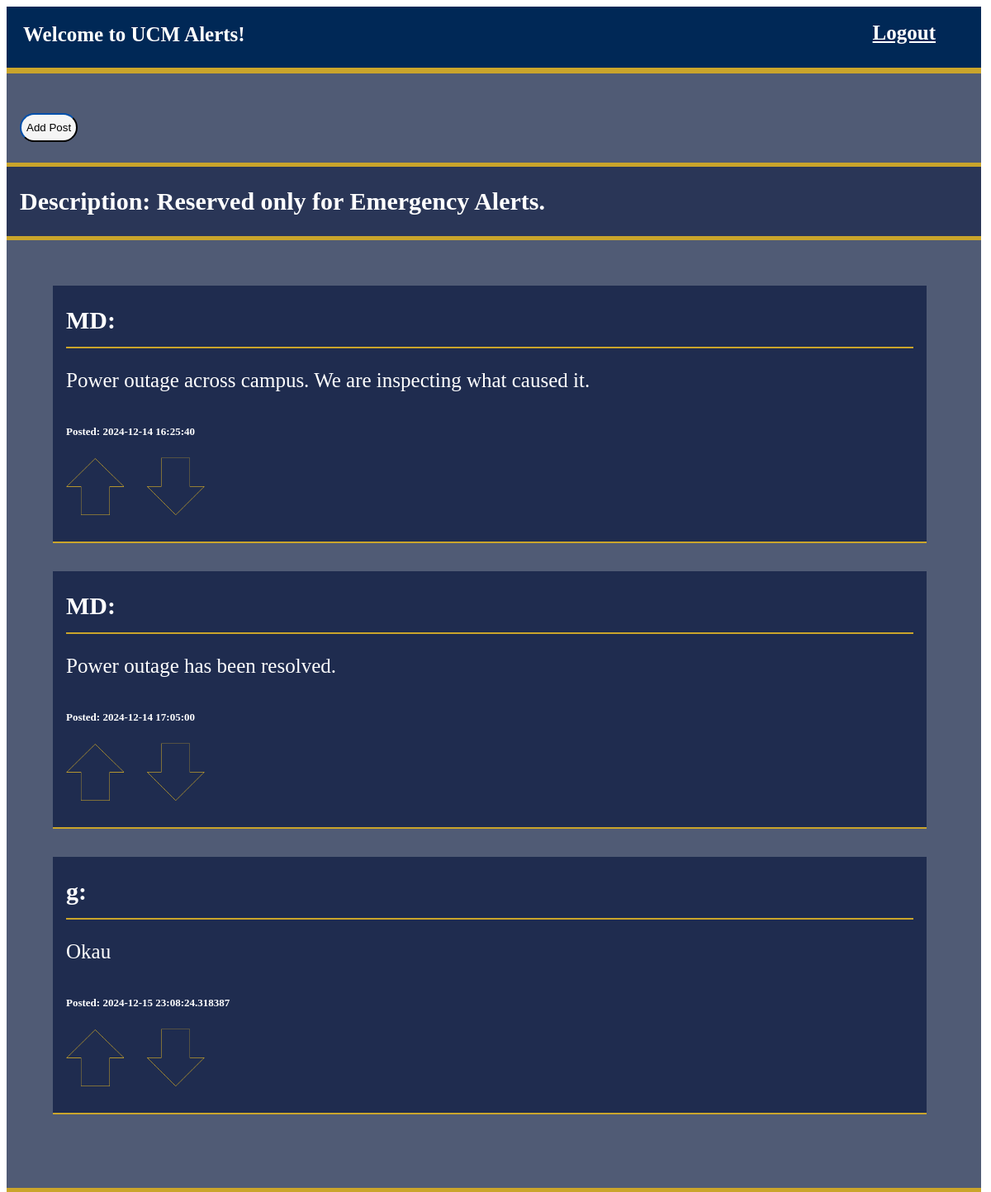
The page /topic/1 on the database its author committed.
### app.py (models this page shows)
class Topics(db.Model):
    topic_id = db.Column(db.Integer, primary_key=True)
    topic_title = db.Column(db.String(700), nullable = False)
    topic_desc = db.Column(db.String(10000), nullable = True)
    posts = db.relationship('Posts', backref='topic', lazy=True)

class Posts(db.Model):
    post_id = db.Column(db.Integer, primary_key=True)
    post_comment = db.Column(db.String(10000), nullable = False)
    post_time_date = db.Column(db.DateTime, nullable = False)
    user_id = db.Column(db.Integer, db.ForeignKey('user.id'), nullable = False)
    post_upvotes = db.Column(db.Integer, default = 0)
    post_downvotes = db.Column(db.Integer, default = 0)
    topic_id = db.Column(db.Integer, db.ForeignKey('topics.topic_id'), nullable = False)
    comments = db.relationship('Comments', backref='post', lazy=True)

### app.py (the view)
@app.route('/topic/<int:topic_id>')
def topic_posts(topic_id):
    topic = Topics.query.get(topic_id)
    posts = Posts.query.filter_by(topic_id=topic_id).all()
    for post in posts:
        post.username = User.query.get(post.user_id).username
    return render_template('topic_posts.html', topic=topic, posts=posts)

### templates/topic_posts.html (shortened to what this page needs)
<!doctype html>
<html>
    <head>
        <link rel="stylesheet" href="/static/styles.css" />
    </head>
    <body style="background-color: white">
        <div class="navBar">
            <span class="welcome">Welcome to {{ topic.topic_title }}!<br></span>
            <nav>
                <a class="logout" href="{{ url_for('logout') }}">Logout</a>
            </nav>
        </div>
        <div class="posts_list">
            <a href="{{ url_for('add_post', topic_id=topic.topic_id) }}">
                <button>Add Post</button>
            </a>
        </div>
        <div>
            <div class="topic_desc">
                <span class="desc">Description: {{ topic.topic_desc }}</span>
            </div>
            <div class="posts_list">
                <ul>
                    {% for post in posts %}
                    <li class="post">
                        <a href="/post/{{ post.post_id }}">
                            {{ post.username }}:<hr>
                            <p>{{ post.post_comment }}</p>
                            <small>Posted: {{ post.post_time_date }}</small>
                        </a>
                        <br>
                        <img src="../static/upvote_inactive.png" class="upvote_downvote" id="upvote">
                        <img src="../static/downvote_inactive.png" class="upvote_downvote" id="downvote">
                    </li>
                    <br>
                    {% else %}
                    <li>
                        No posts have been made on this topic yet!
                    </li>
                    {% endfor %}
                </ul>
            </div>
        </div>
    </body>
</html>

### static/styles.css (style rules this page uses)
html { height: 100%; width: 100%; }
body { height: 100%; width: 100%; background-color: #002856; align-items: center; font-family: Calibri; font-weight: 600; }
hr { border: 1px solid #caa52b; }
button { height: 35px; border-radius: 22px; border-color: #002856; background-color: whitesmoke; margin-top: 2%; }
.navBar { display: flex; position: relative; justify-content: space-between; padding: 10px 20px; background-color: #002856; border-bottom: 7px solid #caa52b; overflow: hidden; margin-right: 20px; }
.welcome { font-size: 25px; font-weight: bold; color: white; margin-top: 10px; }
.navBar a.logout { color: white; font-size: 25px; padding: 8px 15px; border: #caa52b; background-color: transparent; transition: 0.3s; margin-bottom: 10px; }
.logout, .logout:visited { color: white; font-size: 20px; float: right; margin-right: 20px; }
.topic_desc { position: relative; padding: 25px 16px; border-bottom: 5px solid #caa52b; background-color: #152347e8; color: white; font-size: 30px; margin-right: 20px; }
.posts_list { position: relative; padding: 25px 16px; border-bottom: 5px solid #caa52b; background-color: #152347be; color: white; font-size: 30px; margin-right: 20px; }
.posts_list ul { list-style-type: none; }
.post { background-color: #152347d2; border-bottom: 2px solid #caa52b; color: white; padding: 25px 16px; margin-right: 50px; }
.post p { font-size: 25px; font-weight: 100; }
.post small { font-size: 13px; }
.post a { text-decoration: none; color:white; }
.upvote_downvote { height: 70px; width: 70px; margin-top: 20px; margin-right: 20px; transition: 0.5s; }

### rows shown on the page
Topics: topic_title "UCM Alerts", topic_desc "Reserved only for Emergency Alerts."
Posts: username "MD", post_comment "Power outage across campus. We are inspecting what caused it.", post_time_date "2024-12-14 16:25:40"
Posts: username "MD", post_comment "Power outage has been resolved.", post_time_date "2024-12-14 17:05:00"
Posts: username "g", post_comment "Okau", post_time_date "2024-12-15 23:08:24.318387"
